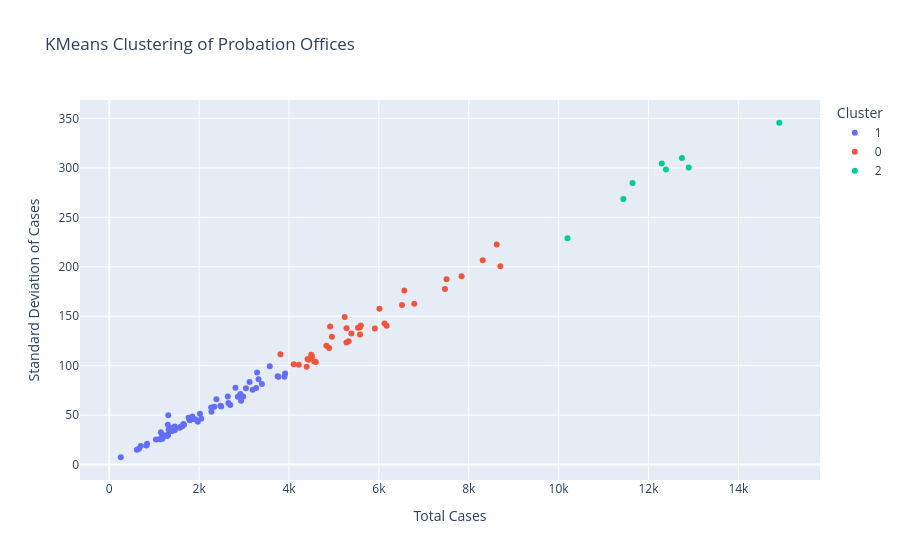

Source (notebook cell):
### Markdown cell above
### แผนภาพที่ 4: การจัดกลุ่มสำนักงานด้วย KMeans (Optional)
เป้าหมาย: จัดกลุ่มสำนักงานคุมประพฤติที่มีพฤติกรรมการรับคดีคล้ายคลึงกัน

### Code cell
df_kmeans = df_long.groupby('สำนักงานคุมประพฤติ').agg(
    Total_Cases=('Cases', 'sum'),
    Mean_Cases=('Cases', 'mean'),
    Std_Cases=('Cases', 'std')
).fillna(0).reset_index()

X = df_kmeans[['Total_Cases', 'Mean_Cases', 'Std_Cases']]
scaler = StandardScaler()
X_scaled = scaler.fit_transform(X)

kmeans = KMeans(n_clusters=3, random_state=42)
df_kmeans['Cluster'] = kmeans.fit_predict(X_scaled)
df_kmeans['Cluster'] = df_kmeans['Cluster'].astype(str)

fig4 = px.scatter(df_kmeans, x='Total_Cases', y='Std_Cases', color='Cluster',
                  hover_name='สำนักงานคุมประพฤติ',
                  title='KMeans Clustering of Probation Offices',
                  labels={'Total_Cases': 'Total Cases', 'Std_Cases': 'Standard Deviation of Cases'})
fig4.show()

### Figure 1 — Plotly figure (JSON) as saved in the notebook; plotly's stock layout.template omitted (floating-point values rounded to 4 significant figures)
{"data": [{"hovertemplate": "<b>%{hovertext}</b><br><br>Cluster=1<br>Total Cases=%{x}<br>Standard Deviation of Cases=%{y}<extra></extra>", "hovertext": ["สำนักงานคุมประพฤติกรุงเทพมหานคร 1", "สำนักงานคุมประพฤติกรุงเทพมหานคร 10", "สำนักงานคุมประพฤติกรุงเทพมหานคร 11", "สำนักงานคุมประพฤติกรุงเทพมหานคร 3", "สำนักงานคุมประพฤติกรุงเทพมหานคร 5", "สำนักงานคุมประพฤติกรุงเทพมหานคร 6", "สำนักงานคุมประพฤติกรุงเทพมหานคร 7", "สำนักงานคุมประพฤติกรุงเทพมหานคร 8", "สำนักงานคุมประพฤติกรุงเทพมหานคร 9", "สำนักงานคุมประพฤติจังหวัดกระบี่", "สำนักงานคุมประพฤติจังหวัดกาญจนบุรี", "สำนักงานคุมประพฤติจังหวัดขอนแก่น สาขาชุมแพ", "สำนักงานคุมประพฤติจังหวัดชัยนาท", "สำนักงานคุมประพฤติจังหวัดชัยภูมิ", "สำนักงานคุมประพฤติจังหวัดชัยภูมิ สาขาภูเขียว", "สำนักงานคุมประพฤติจังหวัดชุมพร", "สำนักงานคุมประพฤติจังหวัดชุมพร สาขาหลังสวน", "สำนักงานคุมประพฤติจังหวัดตราด", "สำนักงานคุมประพฤติจังหวัดตาก", "สำนักงานคุมประพฤติจังหวัดตาก สาขาแม่สอด", "สำนักงานคุมประพฤติจังหวัดนครนายก", "สำนักงานคุมประพฤติจังหวัดนครราชสีมา สาขาบัวใหญ่", "สำนักงานคุมประพฤติจังหวัดนครราชสีมา สาขาพิมาย", "สำนักงานคุมประพฤติจังหวัดนครราชสีมา สาขาสีคิ้ว", "สำนักงานคุมประพฤติจังหวัดนราธิวาส", "สำนักงานคุมประพฤติจังหวัดบุรีรัมย์", "สำนักงานคุมประพฤติจังหวัดบุรีรัมย์ สาขานางรอง", "สำนักงานคุมประพฤติจังหวัดประจวบคีรีขันธ์", "สำนักงานคุมประพฤติจังหวัดประจวบคีรีขันธ์ สาขาหัวหิน", "สำนักงานคุมประพฤติจังหวัดปราจีนบุรี", "สำนักงานคุมประพฤติจังหวัดปราจีนบุรี  สาขากบินทร์บุรี", "สำนักงานคุมประพฤติจังหวัดปัตตานี", "สำนักงานคุมประพฤติจังหวัดพังงา", "สำนักงานคุมประพฤติจังหวัดพัทลุง", "สำนักงานคุมประพฤติจังหวัดพิจิตร", "สำนักงานคุมประพฤติจังหวัดภูเก็ต", "สำนักงานคุมประพฤติจังหวัดมหาสารคาม สาขาพยัคฆภูมิพิสัย", "สำนักงานคุมประพฤติจังหวัดยะลา", "สำนักงานคุมประพฤติจังหวัดระนอง", "สำนักงานคุมประพฤติจังหวัดระยอง", "สำนักงานคุมประพฤติจังหวัดลพบุรี", "สำนักงานคุมประพฤติจังหวัดลพบุรี สาขาชัยบาดาล", "สำนักงานคุมประพฤติจังหวัดศรีสะเกษ สาขากันทรลักษ์", "สำนักงานคุมประพฤติจังหวัดสงขลา สาขานาทวี", "สำนักงานคุมประพฤติจังหวัดสตูล", "สำนักงานคุมประพฤติจังหวัดสมุทรสงคราม", "สำนักงานคุมประพฤติจังหวัดสมุทรสาคร", "สำนักงานคุมประพฤติจังหวัดสระแก้ว", "สำนักงานคุมประพฤติจังหวัดสิงห์บุรี", "สำนักงานคุมประพฤติจังหวัดสุราษฎร์ธานี สาขาเกาะสมุย", "สำนักงานคุมประพฤติจังหวัดสุโขทัย", "สำนักงานคุมประพฤติจังหวัดสุโขทัย สาขาสวรรคโลก", "สำนักงานคุมประพฤติจังหวัดหนองบัวลำภู", "สำนักงานคุมประพฤติจังหวัดอำนาจเจริญ", "สำนักงานคุมประพฤติจังหวัดอุตรดิตถ์", "สำนักงานคุมประพฤติจังหวัดอุทัยธานี", "สำนักงานคุมประพฤติจังหวัดอุบลราชธานี สาขาเดชอุดม", "สำนักงานคุมประพฤติจังหวัดอ่างทอง", "สำนักงานคุมประพฤติจังหวัดเชียงราย สาขาเทิง", "สำนักงานคุมประพฤติจังหวัดเชียงใหม่ สาขาฝาง", "สำนักงานคุมประพฤติจังหวัดเพชรบุรี", "สำนักงานคุมประพฤติจังหวัดเพชรบูรณ์", "สำนักงานคุมประพฤติจังหวัดเพชรบูรณ์ สาขาหล่มสัก", "สำนักงานคุมประพฤติจังหวัดแพร่", "สำนักงานคุมประพฤติจังหวัดแม่ฮ่องสอน"], "legendgroup": "1", "marker": {"color": "#636efa", "symbol": "circle"}, "mode": "markers", "name": "1", "orientation": "v", "showlegend": true, "type": "scatter", "x": [1306, 1458, 1459, 2808, 256, 614, 2047, 1141, 842, 2918, 1228, 3397, 2862, 3191, 3123, 2491, 2275, 1586, 1651, 1039, 3914, 1566, 1304, 2934, 825, 3573, 1849, 2339, 1765, 2019, 1177, 2639, 1303, 2980, 2475, 1972, 1148, 1284, 1625, 1913, 3748, 1405, 3290, 1313, 663, 700, 1629, 3766, 1357, 1790, 2385, 1323, 3270, 3322, 2693, 1387, 1833, 1664, 2268, 1386, 3042, 2651, 1120, 3900, 1184], "xaxis": "x", "y": [30.17, 34.83, 38.5, 77.79, 7.421, 15.09, 46.35, 25.5, 21.08, 71.41, 29.41, 81.39, 68.64, 75.74, 83.46, 58.81, 53.47, 37.96, 41.09, 25.31, 92.1, 37.25, 40.24, 64.58, 19.25, 99.53, 48.57, 58.39, 47.24, 51.49, 29.03, 68.8, 29.51, 68.89, 59.41, 43.36, 32.81, 29.03, 38.75, 45.83, 89.29, 34.65, 93.17, 49.97, 16.09, 18.74, 39.2, 88.87, 37.22, 44.79, 66.15, 35.37, 77.35, 86.23, 60.22, 33.95, 45.73, 40.39, 57.62, 33.97, 77.09, 62.17, 25.67, 88.71, 26.05], "yaxis": "y"}, {"hovertemplate": "<b>%{hovertext}</b><br><br>Cluster=0<br>Total Cases=%{x}<br>Standard Deviation of Cases=%{y}<extra></extra>", "hovertext": ["สำนักงานคุมประพฤติกรุงเทพมหานคร 2", "สำนักงานคุมประพฤติกรุงเทพมหานคร 4", "สำนักงานคุมประพฤติจังหวัดกำแพงเพชร", "สำนักงานคุมประพฤติจังหวัดขอนแก่น สาขาพล", "สำนักงานคุมประพฤติจังหวัดจันทบุรี", "สำนักงานคุมประพฤติจังหวัดฉะเชิงเทรา", "สำนักงานคุมประพฤติจังหวัดตรัง", "สำนักงานคุมประพฤติจังหวัดนครปฐม", "สำนักงานคุมประพฤติจังหวัดนครพนม", "สำนักงานคุมประพฤติจังหวัดนครราชสีมา", "สำนักงานคุมประพฤติจังหวัดนครศรีธรรมราช", "สำนักงานคุมประพฤติจังหวัดนครศรีธรรมราช สาขาทุ่งสง", "สำนักงานคุมประพฤติจังหวัดนครสวรรค์", "สำนักงานคุมประพฤติจังหวัดนนทบุรี", "สำนักงานคุมประพฤติจังหวัดน่าน", "สำนักงานคุมประพฤติจังหวัดบึงกาฬ", "สำนักงานคุมประพฤติจังหวัดปทุมธานี", "สำนักงานคุมประพฤติจังหวัดพระนครศรีอยุธยา", "สำนักงานคุมประพฤติจังหวัดพะเยา", "สำนักงานคุมประพฤติจังหวัดพิษณุโลก", "สำนักงานคุมประพฤติจังหวัดมหาสารคาม", "สำนักงานคุมประพฤติจังหวัดมุกดาหาร", "สำนักงานคุมประพฤติจังหวัดยโสธร", "สำนักงานคุมประพฤติจังหวัดราชบุรี", "สำนักงานคุมประพฤติจังหวัดลำปาง", "สำนักงานคุมประพฤติจังหวัดลำพูน", "สำนักงานคุมประพฤติจังหวัดศรีสะเกษ", "สำนักงานคุมประพฤติจังหวัดสงขลา", "สำนักงานคุมประพฤติจังหวัดสระบุรี", "สำนักงานคุมประพฤติจังหวัดสุพรรณบุรี", "สำนักงานคุมประพฤติจังหวัดสุราษฎร์ธานี", "สำนักงานคุมประพฤติจังหวัดสุรินทร์", "สำนักงานคุมประพฤติจังหวัดหนองคาย", "สำนักงานคุมประพฤติจังหวัดเชียงราย", "สำนักงานคุมประพฤติจังหวัดเชียงใหม่", "สำนักงานคุมประพฤติจังหวัดเลย"], "legendgroup": "0", "marker": {"color": "#EF553B", "symbol": "circle"}, "mode": "markers", "name": "0", "orientation": "v", "showlegend": true, "type": "scatter", "x": [4955, 5579, 4218, 4494, 4105, 4443, 4562, 6013, 8312, 4832, 8622, 5328, 6173, 7506, 4597, 3809, 7471, 5281, 4413, 4394, 5278, 5388, 4915, 6515, 5535, 6126, 4893, 6789, 4513, 5239, 5910, 5597, 6565, 5580, 8702, 7840], "xaxis": "x", "y": [129.3, 139.0, 100.8, 111.0, 101.5, 106.1, 104.3, 157.6, 206.5, 120.0, 222.5, 124.7, 140.5, 187.4, 103.8, 111.7, 177.6, 137.8, 106.9, 98.96, 123.4, 132.5, 139.7, 161.4, 138.3, 142.6, 117.9, 162.6, 109.4, 149.3, 137.7, 140.6, 176.1, 131.6, 200.6, 190.4], "yaxis": "y"}, {"hovertemplate": "<b>%{hovertext}</b><br><br>Cluster=2<br>Total Cases=%{x}<br>Standard Deviation of Cases=%{y}<extra></extra>", "hovertext": ["สำนักงานคุมประพฤติจังหวัดกาฬสินธุ์", "สำนักงานคุมประพฤติจังหวัดขอนแก่น", "สำนักงานคุมประพฤติจังหวัดชลบุรี", "สำนักงานคุมประพฤติจังหวัดร้อยเอ็ด", "สำนักงานคุมประพฤติจังหวัดสกลนคร", "สำนักงานคุมประพฤติจังหวัดสมุทรปราการ", "สำนักงานคุมประพฤติจังหวัดอุดรธานี", "สำนักงานคุมประพฤติจังหวัดอุบลราชธานี"], "legendgroup": "2", "marker": {"color": "#00cc96", "symbol": "circle"}, "mode": "markers", "name": "2", "orientation": "v", "showlegend": true, "type": "scatter", "x": [11644, 12294, 10197, 12388, 12744, 12894, 11440, 14909], "xaxis": "x", "y": [284.8, 304.4, 229.0, 298.3, 310.1, 300.5, 268.6, 345.7], "yaxis": "y"}], "layout": {"legend": {"title": {"text": "Cluster"}, "tracegroupgap": 0}, "title": {"text": "KMeans Clustering of Probation Offices"}, "xaxis": {"anchor": "y", "domain": [0.0, 1.0], "title": {"text": "Total Cases"}}, "yaxis": {"anchor": "x", "domain": [0.0, 1.0], "title": {"text": "Standard Deviation of Cases"}}}}
